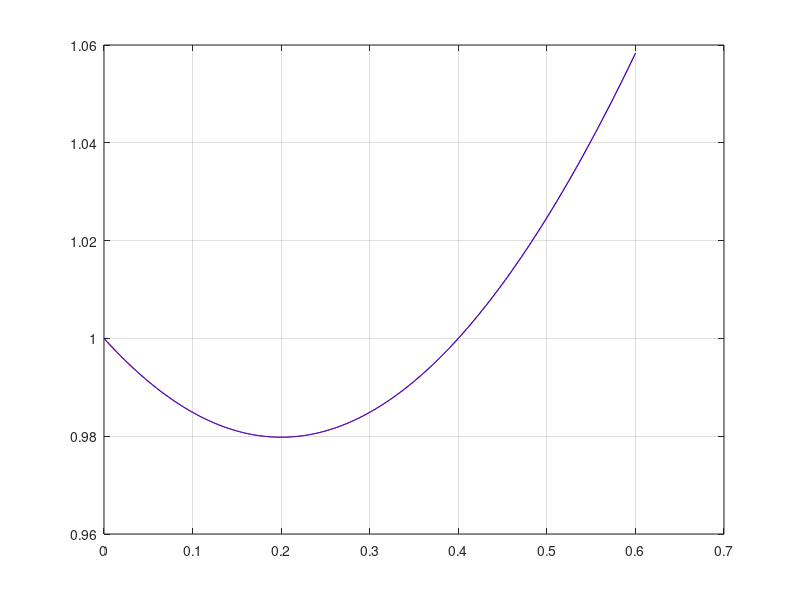

Recreate this plot in MATLAB.
clc
clear all
close all

p2 = 1;
n  = 0.2;

A = [ 0     1;
     -p2 -2*n];
 
lb = eig(A)

h = linspace(0, 0.6, 1000);
G1 = abs(1+h*lb(1));
G2 = abs(1+h*lb(2));

plot(h, G1, 'r');
hold on
plot(h, G2, 'b');
grid on
